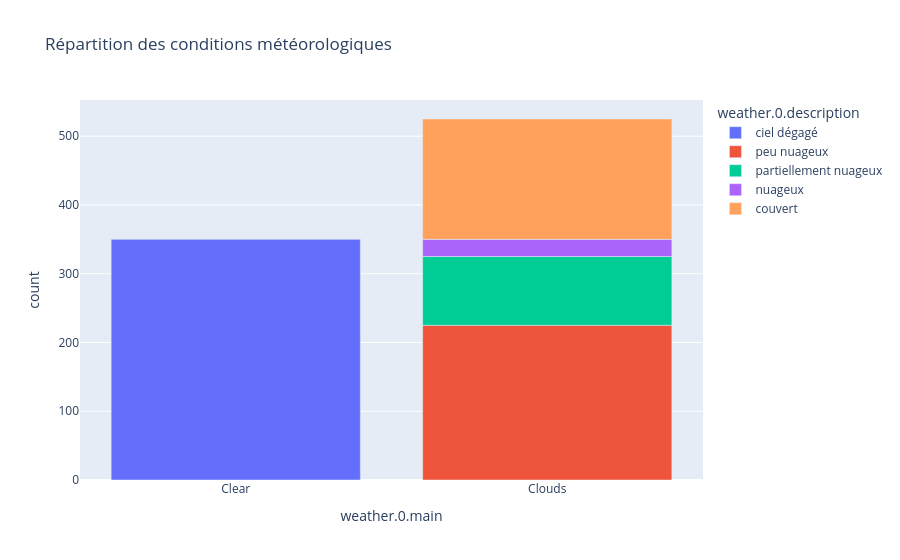

The code cell stored with this chart in its notebook:
### Code cell
fig

### Figure 1 — Plotly figure (JSON) as saved in the notebook; plotly's stock layout.template omitted (floating-point values rounded to 4 significant figures)
{"data": [{"hovertemplate": "weather.0.description=ciel dégagé<br>weather.0.main=%{x}<br>count=%{y}<extra></extra>", "legendgroup": "ciel dégagé", "marker": {"color": "#636efa", "pattern": {"shape": ""}}, "name": "ciel dégagé", "orientation": "v", "showlegend": true, "textposition": "auto", "type": "bar", "x": ["Clear"], "xaxis": "x", "y": [350], "yaxis": "y"}, {"hovertemplate": "weather.0.description=peu nuageux<br>weather.0.main=%{x}<br>count=%{y}<extra></extra>", "legendgroup": "peu nuageux", "marker": {"color": "#EF553B", "pattern": {"shape": ""}}, "name": "peu nuageux", "orientation": "v", "showlegend": true, "textposition": "auto", "type": "bar", "x": ["Clouds"], "xaxis": "x", "y": [225], "yaxis": "y"}, {"hovertemplate": "weather.0.description=partiellement nuageux<br>weather.0.main=%{x}<br>count=%{y}<extra></extra>", "legendgroup": "partiellement nuageux", "marker": {"color": "#00cc96", "pattern": {"shape": ""}}, "name": "partiellement nuageux", "orientation": "v", "showlegend": true, "textposition": "auto", "type": "bar", "x": ["Clouds"], "xaxis": "x", "y": [100], "yaxis": "y"}, {"hovertemplate": "weather.0.description=nuageux<br>weather.0.main=%{x}<br>count=%{y}<extra></extra>", "legendgroup": "nuageux", "marker": {"color": "#ab63fa", "pattern": {"shape": ""}}, "name": "nuageux", "orientation": "v", "showlegend": true, "textposition": "auto", "type": "bar", "x": ["Clouds"], "xaxis": "x", "y": [25], "yaxis": "y"}, {"hovertemplate": "weather.0.description=couvert<br>weather.0.main=%{x}<br>count=%{y}<extra></extra>", "legendgroup": "couvert", "marker": {"color": "#FFA15A", "pattern": {"shape": ""}}, "name": "couvert", "orientation": "v", "showlegend": true, "textposition": "auto", "type": "bar", "x": ["Clouds"], "xaxis": "x", "y": [175], "yaxis": "y"}], "layout": {"barmode": "relative", "legend": {"title": {"text": "weather.0.description"}, "tracegroupgap": 0}, "title": {"text": "Répartition des conditions météorologiques"}, "xaxis": {"anchor": "y", "domain": [0, 1], "title": {"text": "weather.0.main"}}, "yaxis": {"anchor": "x", "domain": [0, 1], "title": {"text": "count"}}}}
